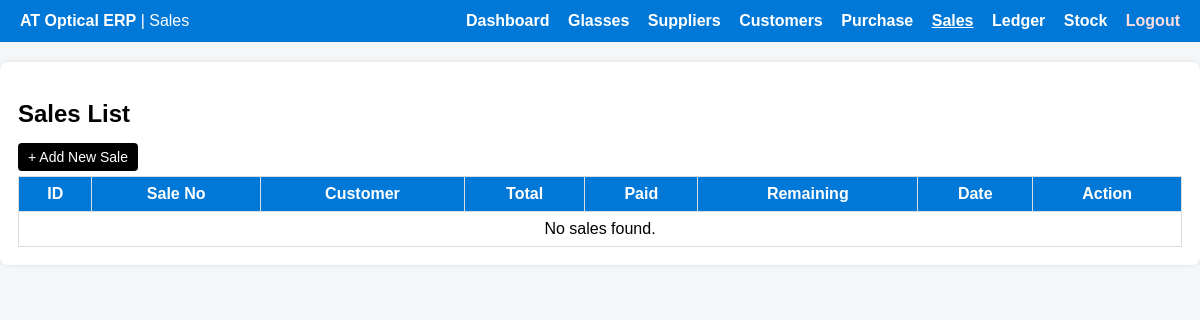
/sale_view.php, run on an earlier commit of the app's database.
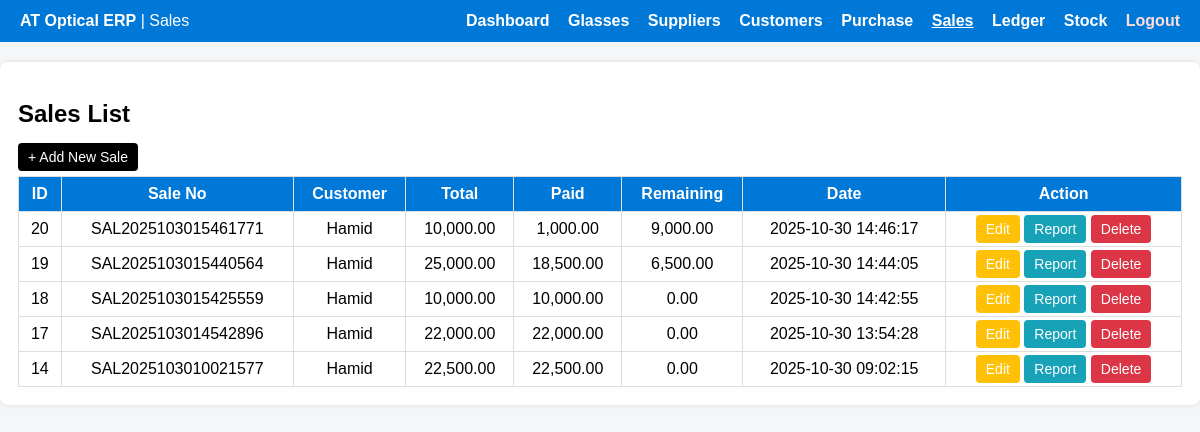
And on a later commit of the database.
### tables this page shows
CREATE TABLE `sales` (
  `id` int(11) NOT NULL,
  `sale_no` varchar(50) NOT NULL,
  `customer_id` int(11) NOT NULL,
  `item_type` enum('Glass','Other') NOT NULL,
  `total_amount` decimal(12,2) NOT NULL,
  `payment` decimal(12,2) DEFAULT 0.00,
  `paid_amount` decimal(12,2) DEFAULT 0.00,
  `remaining_amount` decimal(12,2) GENERATED ALWAYS AS (`total_amount` - `paid_amount`) STORED,
  `note` text DEFAULT NULL,
  `created_at` timestamp NOT NULL DEFAULT current_timestamp()
);

CREATE TABLE `customers` (
  `id` int(11) NOT NULL,
  `code` varchar(50) NOT NULL,
  `name` varchar(100) NOT NULL,
  `phone` varchar(30) DEFAULT NULL,
  `address` varchar(255) DEFAULT NULL,
  `balance` decimal(12,2) DEFAULT 0.00,
  `created_at` timestamp NOT NULL DEFAULT current_timestamp()
);

### sale_view.php (the view, shortened to what this page needs)
<?php
require 'includes/db.php';
$sales = $pdo->query("
    SELECT s.*, c.name AS customer_name
    FROM sales s
    LEFT JOIN customers c ON s.customer_id = c.id
    ORDER BY s.id DESC
")->fetchAll(PDO::FETCH_ASSOC);
?>
<!doctype html>
<html>
<head>
</head>
<body>
<div class="topbar">
  <div><strong>AT Optical ERP</strong> | Sales</div>
  <nav>
    <a href="dashboard.php">Dashboard</a>
    <a href="glass.php">Glasses</a>
    <a href="suppliers.php">Suppliers</a>
    <a href="customers.php">Customers</a>
    <a href="purchase.php">Purchase</a>
    <a href="sales.php" style="text-decoration:underline;">Sales</a>
    <a href="ledger.php">Ledger</a>
    <a href="stock.php">Stock</a>
    <a href="logout.php" style="color:#ffdddd;">Logout</a>
  </nav>
</div>
<div class="container">
  <h2>Sales List</h2>
  <a class="button add" href="sales.php">+ Add New Sale</a>
  <table>
    <tr>
      <th>ID</th>
      <th>Sale No</th>
      <th>Customer</th>
      <th>Total</th>
      <th>Paid</th>
      <th>Remaining</th>
      <th>Date</th>
      <th>Action</th>
    </tr>
    <?php if(count($sales) > 0): ?>
      <?php foreach($sales as $s): ?>
      <tr>
        <td><?= $s['id'] ?></td>
        <td><?= htmlspecialchars($s['sale_no']) ?></td>
        <td><?= htmlspecialchars($s['customer_name'] ?? 'N/A') ?></td>
        <td><?= number_format($s['total_amount'], 2) ?></td>
        <td><?= number_format($s['paid_amount'], 2) ?></td>
        <td><?= number_format($s['remaining_amount'], 2) ?></td>
        <td><?= htmlspecialchars($s['created_at'] ?? '') ?></td>
        <td>
          <a class="button edit" href="sales_edit.php?id=<?= $s['id'] ?>">Edit</a>
          <a class="button report" href="sales_report.php?id=<?= $s['id'] ?>">Report</a>
          <a class="button del" href="sales_delete.php?id=<?= $s['id'] ?>" onclick="return confirm('Delete this sale?')">Delete</a>
        </td>
      </tr>
      <?php endforeach; ?>
    <?php else: ?>
      <tr><td colspan="8">No sales found.</td></tr>
    <?php endif; ?>
  </table>
</div>
</body>
</html>

What changed in the data, as far as the page shows it:
added sales: id "20", sale_no "SAL2025103015461771", customer.name "Hamid", total_amount "10,000.00", paid_amount "1,000.00", remaining_amount "9,000.00", created_at "2025-10-30 14:46:17"
added sales: id "19", sale_no "SAL2025103015440564", customer.name "Hamid", total_amount "25,000.00", paid_amount "18,500.00", remaining_amount "6,500.00", created_at "2025-10-30 14:44:05"
added sales: id "18", sale_no "SAL2025103015425559", customer.name "Hamid", total_amount "10,000.00", paid_amount "10,000.00", remaining_amount "0.00", created_at "2025-10-30 14:42:55"
added sales: id "17", sale_no "SAL2025103014542896", customer.name "Hamid", total_amount "22,000.00", paid_amount "22,000.00", remaining_amount "0.00", created_at "2025-10-30 13:54:28"
added sales: id "14", sale_no "SAL2025103010021577", customer.name "Hamid", total_amount "22,500.00", paid_amount "22,500.00", remaining_amount "0.00", created_at "2025-10-30 09:02:15"
Also different on the page:
text no longer shown: "No sales found."
